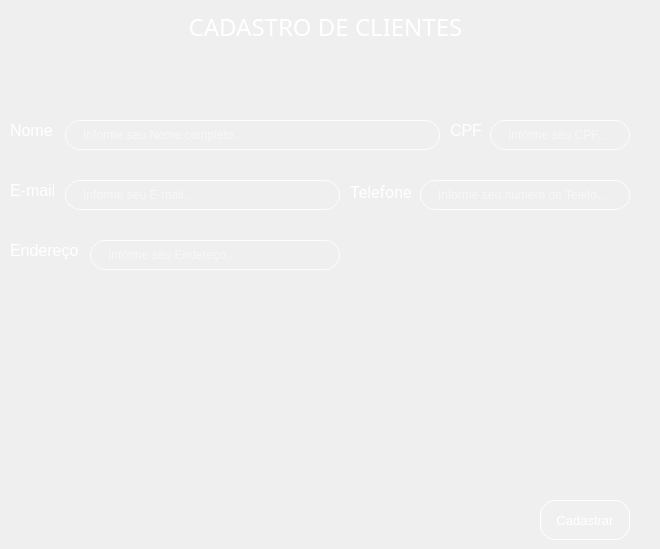
    <widget class="QWidget" name="page_2">
     <widget class="QLabel" name="label_43">
      <property name="geometry">
       <rect>
        <x>0</x>
        <y>0</y>
        <width>651</width>
        <height>55</height>
       </rect>
      </property>
      <property name="font">
       <font>
        <family>Montserrat Medium</family>
        <pointsize>14</pointsize>
        <italic>false</italic>
       </font>
      </property>
      <property name="styleSheet">
       <string notr="true">QLabel {
	background-color: qlineargradient(spread:pad, x1:0, y1:0, x1:0, y1:1, 
                                 stop:0 rgba(0, 50, 150, 255), 
                                 stop:1 rgba(51, 156, 255, 255));
	color: rgb(255, 255, 255);
    border: 1one;                         /* Remove borda padrão */
    }
</string>
      </property>
      <property name="text">
       <string>&lt;html&gt;&lt;head/&gt;&lt;body&gt;&lt;p align=&quot;center&quot;&gt;&lt;span style=&quot; font-size:18pt; color:#ffffff;&quot;&gt;CADASTRO DE CLIENTES&lt;/span&gt;&lt;/p&gt;&lt;/body&gt;&lt;/html&gt;</string>
      </property>
     </widget>
     <widget class="QLabel" name="label_email">
      <property name="geometry">
       <rect>
        <x>10</x>
        <y>180</y>
        <width>44</width>
        <height>20</height>
       </rect>
      </property>
      <property name="font">
       <font>
        <family>MS Shell Dlg 2</family>
        <pointsize>12</pointsize>
        <weight>50</weight>
        <italic>false</italic>
        <bold>false</bold>
       </font>
      </property>
      <property name="styleSheet">
       <string notr="true">QLabel {
    background: transparent;
    color: white; /* ou o azul da paleta: #339CFF */
    border: 1one;
    padding: 0px;
}</string>
      </property>
      <property name="text">
       <string>E-mail</string>
      </property>
     </widget>
     <widget class="QLineEdit" name="lineEdit_email">
      <property name="geometry">
       <rect>
        <x>65</x>
        <y>180</y>
        <width>275</width>
        <height>30</height>
       </rect>
      </property>
      <property name="styleSheet">
       <string notr="true">QLineEdit {
    /* Borda e fundo */
    border: 1px solid rgba(255, 255, 255, 200);
    border-radius: 15px;
    background-color: rgba(0, 0, 0, 0); /* Totalmente transparente */
    
    /* Espaçamento interno */
    padding: 5px 15px;
    
    /* Cor do texto */
    color: white;
    
    /* Melhora a renderização */
    background-clip: padding-box;
}

/* Efeito ao focar */
QLineEdit:focus {
    border: 1px solid rgba(255, 255, 255, 255);
    background-color: rgba(255, 255, 255, 36);
}</string>
      </property>
      <property name="placeholderText">
       <string>Informe seu E-mail...</string>
      </property>
     </widget>
     <widget class="QLabel" name="label_user_4">
      <property name="geometry">
       <rect>
        <x>350</x>
        <y>182</y>
        <width>65</width>
        <height>20</height>
       </rect>
      </property>
      <property name="font">
       <font>
        <family>Roboto</family>
        <pointsize>12</pointsize>
        <weight>50</weight>
        <italic>false</italic>
        <bold>false</bold>
       </font>
      </property>
      <property name="styleSheet">
       <string notr="true">QLabel {
    background: transparent;
    color: white; /* ou o azul da paleta: #339CFF */
    border: 1one;
    padding: 0px;
}</string>
      </property>
      <property name="text">
       <string>Telefone</string>
      </property>
     </widget>
     <widget class="QLineEdit" name="lineEdit_phone">
      <property name="geometry">
       <rect>
        <x>420</x>
        <y>180</y>
        <width>210</width>
        <height>30</height>
       </rect>
      </property>
      <property name="styleSheet">
       <string notr="true">QLineEdit {
    /* Borda e fundo */
    border: 1px solid rgba(255, 255, 255, 200);
    border-radius: 15px;
    background-color: rgba(0, 0, 0, 0); /* Totalmente transparente */
    
    /* Espaçamento interno */
    padding: 5px 15px;
    
    /* Cor do texto */
    color: white;
    
    /* Melhora a renderização */
    background-clip: padding-box;
}

/* Efeito ao focar */
QLineEdit:focus {
    border: 1px solid rgba(255, 255, 255, 255);
    background-color: rgba(255, 255, 255, 36);
}</string>
      </property>
      <property name="placeholderText">
       <string>Informe seu número de Telefone...</string>
      </property>
     </widget>
     <widget class="QPushButton" name="Button_cadstr">
      <property name="geometry">
       <rect>
        <x>540</x>
        <y>500</y>
        <width>90</width>
        <height>40</height>
       </rect>
      </property>
      <property name="font">
       <font>
        <pointsize>10</pointsize>
       </font>
      </property>
      <property name="styleSheet">
       <string notr="true">QPushButton {
    background-color: rgba(255, 255, 255, 0.5);
    border: 1px solid rgba(255, 255, 255, 0.3); /* Borda branca translúcida */
    color: #333333; /* Texto totalmente opaco */
}

QPushButton:hover {
     background-color: #CFD8DC;
    border-color: rgba(255, 255, 255,255); 
}

QPushButton:pressed {
    background-color: #A0B2C8; /* Azul acinzentado */
border-color: #003366; /* Azul escuro */
}
 QPushButton{border: 1px solid rgba(255, 255, 255, 200);
    border-radius: 15px;
    background-color: rgba(0, 0, 0, 0); /* Totalmente transparente */
    
    /* Espaçamento interno */
    padding: 5px 15px;
    
    /* Cor do texto */
    color: white;
    
    /* Melhora a renderização */
    background-clip: padding-box;
}

/* Efeito ao focar */
QPushButton {
    border: 1px solid rgba(255, 255, 255, 255);
    background-color: rgba(255, 255, 255, 20);
}</string>
      </property>
      <property name="text">
       <string>Cadastrar</string>
      </property>
     </widget>
     <widget class="QLabel" name="label_user_5">
      <property name="geometry">
       <rect>
        <x>10</x>
        <y>240</y>
        <width>70</width>
        <height>20</height>
       </rect>
      </property>
      <property name="font">
       <font>
        <family>MS Shell Dlg 2</family>
        <pointsize>12</pointsize>
        <weight>50</weight>
        <italic>false</italic>
        <bold>false</bold>
       </font>
      </property>
      <property name="styleSheet">
       <string notr="true">QLabel {
    background: transparent;
    color: white; /* ou o azul da paleta: #339CFF */
    border: 1one;
    padding: 0px;
}</string>
      </property>
      <property name="text">
       <string>Endereço</string>
      </property>
     </widget>
     <widget class="QLineEdit" name="lineEdit_endereco">
      <property name="geometry">
       <rect>
        <x>90</x>
        <y>240</y>
        <width>250</width>
        <height>30</height>
       </rect>
      </property>
      <property name="styleSheet">
       <string notr="true">QLineEdit {
    /* Borda e fundo */
    border: 1px solid rgba(255, 255, 255, 200);
    border-radius: 15px;
    background-color: rgba(0, 0, 0, 0); /* Totalmente transparente */
    
    /* Espaçamento interno */
    padding: 5px 15px;
    
    /* Cor do texto */
    color: white;
    
    /* Melhora a renderização */
    background-clip: padding-box;
}

/* Efeito ao focar */
QLineEdit:focus {
    border: 1px solid rgba(255, 255, 255, 255);
    background-color: rgba(255, 255, 255, 36);
}</string>
      </property>
      <property name="placeholderText">
       <string>Informe seu Endereço...</string>
      </property>
     </widget>
     <widget class="QLineEdit" name="lineEdit_cpf">
      <property name="geometry">
       <rect>
        <x>490</x>
        <y>120</y>
        <width>140</width>
        <height>30</height>
       </rect>
      </property>
      <property name="styleSheet">
       <string notr="true">QLineEdit {
    /* Borda e fundo */
    border: 1px solid rgba(255, 255, 255, 200);
    border-radius: 15px;
    background-color: rgba(0, 0, 0, 0); /* Totalmente transparente */
    
    /* Espaçamento interno */
    padding: 5px 15px;
    
    /* Cor do texto */
    color: white;
    
    /* Melhora a renderização */
    background-clip: padding-box;
}

/* Efeito ao focar */
QLineEdit:focus {
    border: 1px solid rgba(255, 255, 255, 255);
    background-color: rgba(255, 255, 255, 36);
}</string>
      </property>
      <property name="placeholderText">
       <string>Informe seu CPF...</string>
      </property>
     </widget>
     <widget class="QLabel" name="label_user_3">
      <property name="geometry">
       <rect>
        <x>450</x>
        <y>122</y>
        <width>38</width>
        <height>16</height>
       </rect>
      </property>
      <property name="font">
       <font>
        <family>MS Shell Dlg 2</family>
        <pointsize>12</pointsize>
        <weight>50</weight>
        <italic>false</italic>
        <bold>false</bold>
       </font>
      </property>
      <property name="styleSheet">
       <string notr="true">QLabel {
    background: transparent;
    color: white; /* ou o azul da paleta: #339CFF */
    border: 1one;
    padding: 0px;
}</string>
      </property>
      <property name="text">
       <string>CPF    </string>
      </property>
     </widget>
     <widget class="QLabel" name="label_name">
      <property name="geometry">
       <rect>
        <x>10</x>
        <y>120</y>
        <width>45</width>
        <height>20</height>
       </rect>
      </property>
      <property name="font">
       <font>
        <pointsize>12</pointsize>
       </font>
      </property>
      <property name="styleSheet">
       <string notr="true">QLabel {
    background: transparent;
    color: white; /* ou o azul da paleta: #339CFF */
    border: 1one;
    padding: 0px;
}</string>
      </property>
      <property name="text">
       <string>Nome</string>
      </property>
     </widget>
     <widget class="QLineEdit" name="lineEdit_name">
      <property name="geometry">
       <rect>
        <x>65</x>
        <y>120</y>
        <width>375</width>
        <height>30</height>
       </rect>
      </property>
      <property name="styleSheet">
       <string notr="true">QLineEdit {
    /* Borda e fundo */
    border: 1px solid rgba(255, 255, 255, 200);
    border-radius: 15px;
    background-color: rgba(0, 0, 0, 0); /* Totalmente transparente */
    
    /* Espaçamento interno */
    padding: 5px 15px;
    
    /* Cor do texto */
    color: white;
    
    /* Melhora a renderização */
    background-clip: padding-box;
}

/* Efeito ao focar */
QLineEdit:focus {
    border: 1px solid rgba(255, 255, 255, 255);
    background-color: rgba(255, 255, 255, 36);
}</string>
      </property>
      <property name="placeholderText">
       <string>Informe seu Nome completo...</string>
      </property>
     </widget>
    </widget>
